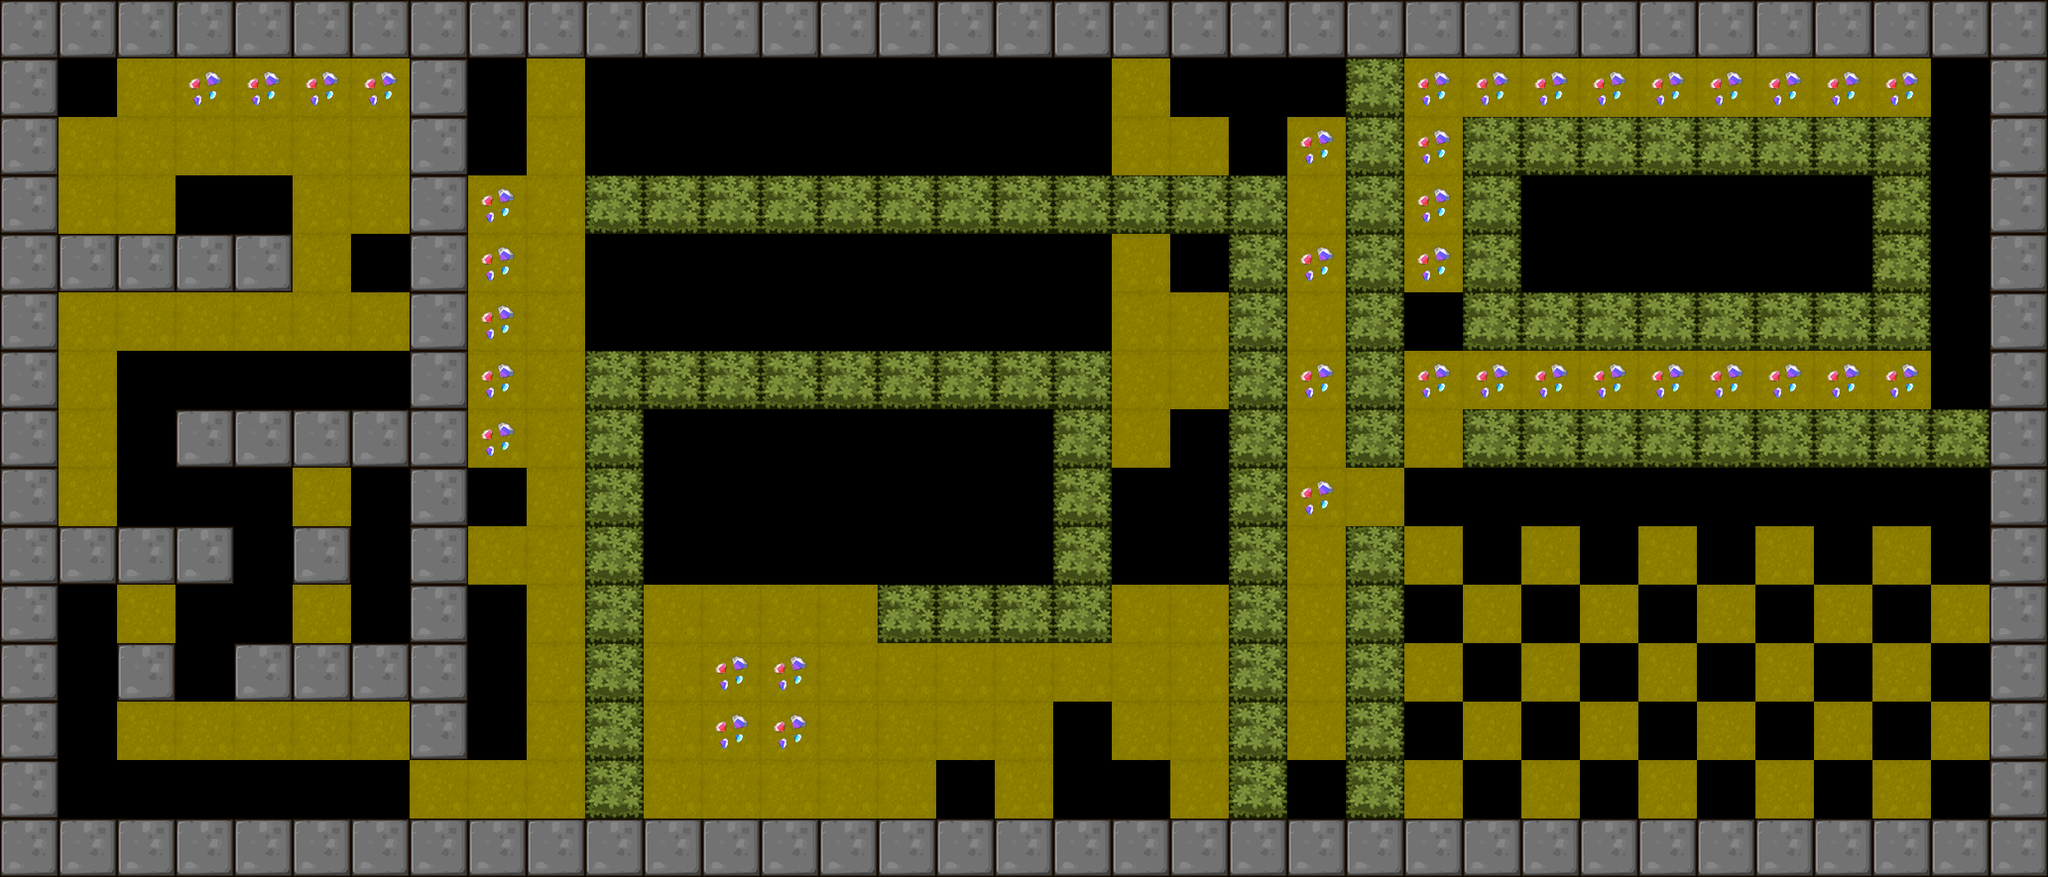

The image is a tile-based game level rendered from a .tmx file. Its description and source (layers, tilesets, objects; grid data summarised) follow:
An orthogonal 35x15 tile map with 59x59 px tiles, 1 tile layer (BackGround) and 10 objects (4x Tracker, 3x Shipper, Player, Tanker, Hammer).

<map version="1.0" orientation="orthogonal" renderorder="right-down" width="35" height="15" tilewidth="59" tileheight="59">
 <tileset firstgid="1" name="itemmap" tilewidth="59" tileheight="59">
  <image source="tileset2.png" trans="ff00ff" width="354" height="354" />
 </tileset>
 <layer name="BackGround" width="35" height="15">
  <data>[525 cells, 421 non-empty, 12 distinct tile ids]</data>
 </layer>
 <objectgroup name="RobotCharacter" opacity="0.99">
  <object name="Player" x="64.6619" y="64.1421" width="40" height="40" />
 </objectgroup>
 <objectgroup name="EnemyCharacter">
  <object name="Tanker" type="Tanker" x="1953.06" y="481.279" width="40" height="40" />
  <object name="Shipper" type="Shipper" x="600.841" y="73.0991" width="40" height="40" />
  <object name="Shipper" type="Shipper" x="719.649" y="246.832" width="40" height="40" />
  <object name="Tracker" type="Tracker" x="712.837" y="420.065" width="40" height="40" />
  <object name="Shipper" type="Shipper" x="1071.41" y="123.605" width="40" height="40" />
  <object name="Hammer" type="Hammer" x="358.176" y="366.022" width="40" height="40" />
  <object name="Tracker" type="Tracker" x="893.108" y="479.1" width="40" height="40" />
  <object name="Tracker" type="Tracker" x="1539.48" y="184.549" width="40" height="40" />
  <object name="Tracker" type="Tracker" x="1781.67" y="245.096" width="40" height="40" />
 </objectgroup>
</map>
